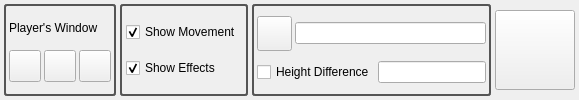
             <widget class="QWidget" name="pageBattle">
              <layout class="QHBoxLayout" name="horizontalLayout_13">
               <property name="spacing">
                <number>4</number>
               </property>
               <property name="leftMargin">
                <number>4</number>
               </property>
               <property name="topMargin">
                <number>4</number>
               </property>
               <property name="rightMargin">
                <number>4</number>
               </property>
               <property name="bottomMargin">
                <number>4</number>
               </property>
               <item>
                <widget class="QGroupBox" name="groupBox_4">
                 <property name="minimumSize">
                  <size>
                   <width>0</width>
                   <height>0</height>
                  </size>
                 </property>
                 <property name="styleSheet">
                  <string notr="true">QGroupBox { 
border: 2px solid gray; 
border-radius: 3px; 
border-color: rgb(85, 85, 85);
color: rgb(85, 85, 85);
 } </string>
                 </property>
                 <property name="title">
                  <string/>
                 </property>
                 <layout class="QVBoxLayout" name="verticalLayout_4">
                  <property name="spacing">
                   <number>3</number>
                  </property>
                  <property name="leftMargin">
                   <number>3</number>
                  </property>
                  <property name="topMargin">
                   <number>3</number>
                  </property>
                  <property name="rightMargin">
                   <number>3</number>
                  </property>
                  <property name="bottomMargin">
                   <number>3</number>
                  </property>
                  <item>
                   <widget class="QLabel" name="label_5">
                    <property name="maximumSize">
                     <size>
                      <width>16777215</width>
                      <height>20</height>
                     </size>
                    </property>
                    <property name="text">
                     <string>Player's Window</string>
                    </property>
                   </widget>
                  </item>
                  <item>
                   <layout class="QHBoxLayout" name="horizontalLayout_12">
                    <property name="spacing">
                     <number>3</number>
                    </property>
                    <item>
                     <widget class="QPushButton" name="btnCameraCouple">
                      <property name="minimumSize">
                       <size>
                        <width>32</width>
                        <height>32</height>
                       </size>
                      </property>
                      <property name="maximumSize">
                       <size>
                        <width>32</width>
                        <height>32</height>
                       </size>
                      </property>
                      <property name="toolTip">
                       <string>Snaps the Player's Window camera to the dialog view. If you zoom or move this view, the Player's Window will automatically follow</string>
                      </property>
                      <property name="text">
                       <string/>
                      </property>
                      <property name="icon">
                       <iconset resource="resources.qrc">
                        <normaloff>:/img/data/icon_camera.png</normaloff>:/img/data/icon_camera.png</iconset>
                      </property>
                      <property name="checkable">
                       <bool>true</bool>
                      </property>
                     </widget>
                    </item>
                    <item>
                     <widget class="QPushButton" name="btnCameraFullMap">
                      <property name="minimumSize">
                       <size>
                        <width>32</width>
                        <height>32</height>
                       </size>
                      </property>
                      <property name="maximumSize">
                       <size>
                        <width>32</width>
                        <height>32</height>
                       </size>
                      </property>
                      <property name="toolTip">
                       <string>Sets the Player's Window camera to cover the full battle scene</string>
                      </property>
                      <property name="text">
                       <string/>
                      </property>
                      <property name="icon">
                       <iconset resource="resources.qrc">
                        <normaloff>:/img/data/icon_zoomfit.png</normaloff>:/img/data/icon_zoomfit.png</iconset>
                      </property>
                     </widget>
                    </item>
                    <item>
                     <widget class="QPushButton" name="btnCameraSelect">
                      <property name="minimumSize">
                       <size>
                        <width>32</width>
                        <height>32</height>
                       </size>
                      </property>
                      <property name="maximumSize">
                       <size>
                        <width>32</width>
                        <height>32</height>
                       </size>
                      </property>
                      <property name="toolTip">
                       <string>Drag a rectangle across the scene and sets the Player's Window camera to that rectangle</string>
                      </property>
                      <property name="text">
                       <string/>
                      </property>
                      <property name="icon">
                       <iconset resource="resources.qrc">
                        <normaloff>:/img/data/icon_select.png</normaloff>:/img/data/icon_select.png</iconset>
                      </property>
                      <property name="checkable">
                       <bool>true</bool>
                      </property>
                     </widget>
                    </item>
                   </layout>
                  </item>
                 </layout>
                </widget>
               </item>
               <item>
                <widget class="QGroupBox" name="groupBox_6">
                 <property name="styleSheet">
                  <string notr="true">QGroupBox { 
border: 2px solid gray; 
border-radius: 3px; 
border-color: rgb(85, 85, 85);
color: rgb(85, 85, 85);
 } </string>
                 </property>
                 <property name="title">
                  <string/>
                 </property>
                 <layout class="QVBoxLayout" name="verticalLayout_7">
                  <property name="spacing">
                   <number>4</number>
                  </property>
                  <property name="leftMargin">
                   <number>4</number>
                  </property>
                  <property name="topMargin">
                   <number>4</number>
                  </property>
                  <property name="rightMargin">
                   <number>4</number>
                  </property>
                  <property name="bottomMargin">
                   <number>4</number>
                  </property>
                  <item>
                   <widget class="QCheckBox" name="chkLimitMovement">
                    <property name="toolTip">
                     <string>Shows the movement of a combatant to its known movement maximum. The remaining available movement radius is shown. Movement is only limited to a single drag and starts again with the next one</string>
                    </property>
                    <property name="text">
                     <string>Show Movement</string>
                    </property>
                    <property name="checked">
                     <bool>true</bool>
                    </property>
                   </widget>
                  </item>
                  <item>
                   <widget class="QCheckBox" name="chkShowEffects">
                    <property name="toolTip">
                     <string>Show or hide all effects in the battle</string>
                    </property>
                    <property name="text">
                     <string>Show Effects</string>
                    </property>
                    <property name="checked">
                     <bool>true</bool>
                    </property>
                   </widget>
                  </item>
                 </layout>
                </widget>
               </item>
               <item>
                <widget class="QGroupBox" name="groupBox_2">
                 <property name="sizePolicy">
                  <sizepolicy hsizetype="Preferred" vsizetype="Preferred">
                   <horstretch>0</horstretch>
                   <verstretch>0</verstretch>
                  </sizepolicy>
                 </property>
                 <property name="styleSheet">
                  <string notr="true">QGroupBox { 
border: 2px solid gray; 
border-radius: 3px; 
border-color: rgb(85, 85, 85);
color: rgb(85, 85, 85);
 } </string>
                 </property>
                 <property name="title">
                  <string/>
                 </property>
                 <layout class="QVBoxLayout" name="verticalLayout_5">
                  <property name="spacing">
                   <number>3</number>
                  </property>
                  <property name="leftMargin">
                   <number>3</number>
                  </property>
                  <property name="topMargin">
                   <number>3</number>
                  </property>
                  <property name="rightMargin">
                   <number>3</number>
                  </property>
                  <property name="bottomMargin">
                   <number>3</number>
                  </property>
                  <item>
                   <layout class="QHBoxLayout" name="horizontalLayout_10">
                    <property name="spacing">
                     <number>3</number>
                    </property>
                    <item>
                     <widget class="QPushButton" name="btnDistance">
                      <property name="sizePolicy">
                       <sizepolicy hsizetype="Minimum" vsizetype="Fixed">
                        <horstretch>35</horstretch>
                        <verstretch>35</verstretch>
                       </sizepolicy>
                      </property>
                      <property name="minimumSize">
                       <size>
                        <width>35</width>
                        <height>35</height>
                       </size>
                      </property>
                      <property name="maximumSize">
                       <size>
                        <width>35</width>
                        <height>35</height>
                       </size>
                      </property>
                      <property name="toolTip">
                       <string>Drag to show the distance between two points in the battle</string>
                      </property>
                      <property name="text">
                       <string/>
                      </property>
                      <property name="icon">
                       <iconset resource="resources.qrc">
                        <normaloff>:/img/data/distance.png</normaloff>:/img/data/distance.png</iconset>
                      </property>
                      <property name="checkable">
                       <bool>true</bool>
                      </property>
                      <property name="autoDefault">
                       <bool>false</bool>
                      </property>
                     </widget>
                    </item>
                    <item>
                     <widget class="QLineEdit" name="edtDistance">
                      <property name="enabled">
                       <bool>true</bool>
                      </property>
                      <property name="sizePolicy">
                       <sizepolicy hsizetype="Minimum" vsizetype="Fixed">
                        <horstretch>0</horstretch>
                        <verstretch>0</verstretch>
                       </sizepolicy>
                      </property>
                      <property name="minimumSize">
                       <size>
                        <width>0</width>
                        <height>0</height>
                       </size>
                      </property>
                      <property name="maximumSize">
                       <size>
                        <width>16777215</width>
                        <height>16777215</height>
                       </size>
                      </property>
                      <property name="font">
                       <font>
                        <weight>75</weight>
                        <bold>true</bold>
                       </font>
                      </property>
                      <property name="styleSheet">
                       <string notr="true"/>
                      </property>
                      <property name="alignment">
                       <set>Qt::AlignCenter</set>
                      </property>
                      <property name="readOnly">
                       <bool>true</bool>
                      </property>
                     </widget>
                    </item>
                   </layout>
                  </item>
                  <item>
                   <layout class="QHBoxLayout" name="horizontalLayout_8">
                    <item>
                     <widget class="QCheckBox" name="chkPitch">
                      <property name="toolTip">
                       <string>Set this checkbox to include a vertical distance (entered in the text box) in the distance measurement</string>
                      </property>
                      <property name="text">
                       <string>Height Difference</string>
                      </property>
                     </widget>
                    </item>
                    <item>
                     <widget class="QLineEdit" name="edtHeightDiff">
                      <property name="toolTip">
                       <string>Set the checkbox to include a vertical distance (entered in this text box) in the distance measurement</string>
                      </property>
                     </widget>
                    </item>
                   </layout>
                  </item>
                 </layout>
                </widget>
               </item>
               <item>
                <widget class="QPushButton" name="btnPointer">
                 <property name="minimumSize">
                  <size>
                   <width>80</width>
                   <height>80</height>
                  </size>
                 </property>
                 <property name="maximumSize">
                  <size>
                   <width>80</width>
                   <height>80</height>
                  </size>
                 </property>
                 <property name="text">
                  <string/>
                 </property>
                 <property name="icon">
                  <iconset resource="resources.qrc">
                   <normaloff>:/img/data/arrow.png</normaloff>:/img/data/arrow.png</iconset>
                 </property>
                 <property name="iconSize">
                  <size>
                   <width>70</width>
                   <height>70</height>
                  </size>
                 </property>
                 <property name="checkable">
                  <bool>true</bool>
                 </property>
                </widget>
               </item>
              </layout>
             </widget>
